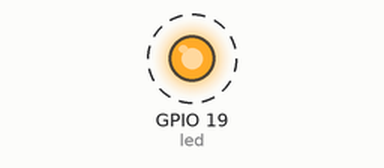
Recording of a program running on a simulated Raspberry Pi (BCM pin numbers). Shown: output pins drawn as LEDs (lit = HIGH). Dashed ring = blinking.

Above: at 0.2 s.
Timing chart, 0 to 3.0 s (numbered marks = the images above):
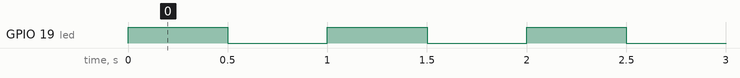

Measured:
- by itself, GPIO 19 (led): alternates HIGH for 0.50 s and LOW for 0.50 s

The program:

prob1c.py
```python
from gpiozero import LED
from time import sleep
#sets the LED up using gpio 19
led = LED(19)

#runns forever
while True:
	led.value=1 #sets the value of the led to 1 (3.3v is supplied)
	sleep(0.5) #pauses for 0.5 seconds
	led.value=0 #sets the value of the led to 0 (0v is supplied)
	sleep(0.5) #pauses for 0.5 seconds
```
